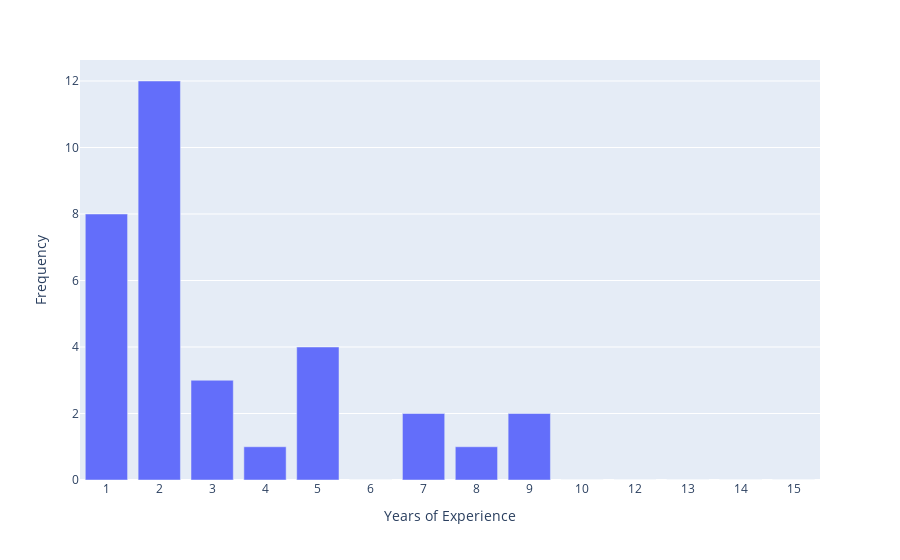

Here is the notebook cell this chart was saved with:
### Markdown cell above
# Add a filter for no experience / 0 experience

### Code cell
import plotly.express as px
keyword_filter = 'sql'
data = df.loc[df[keyword_filter]==1,"1":'15'].sum()
x = data.index
y = data
fig = px.bar(data,
             x=x,
             y=y,
            labels={'index':'Years of Experience','y': 'Frequency'})
fig.show()

### Figure 1 — Plotly figure (JSON) as saved in the notebook; plotly's stock layout.template omitted (floating-point values rounded to 4 significant figures)
{"data": [{"alignmentgroup": "True", "hovertemplate": "Years of Experience=%{x}<br>Frequency=%{y}<extra></extra>", "legendgroup": "", "marker": {"color": "#636efa", "pattern": {"shape": ""}}, "name": "", "offsetgroup": "", "orientation": "v", "showlegend": false, "textposition": "auto", "type": "bar", "x": ["1", "2", "3", "4", "5", "6", "7", "8", "9", "10", "12", "13", "14", "15"], "xaxis": "x", "y": [8, 12, 3, 1, 4, 0, 2, 1, 2, 0, 0, 0, 0, 0], "yaxis": "y"}], "layout": {"barmode": "relative", "legend": {"tracegroupgap": 0}, "margin": {"t": 60}, "xaxis": {"anchor": "y", "domain": [0, 1], "title": {"text": "Years of Experience"}}, "yaxis": {"anchor": "x", "domain": [0, 1], "title": {"text": "Frequency"}}}}
